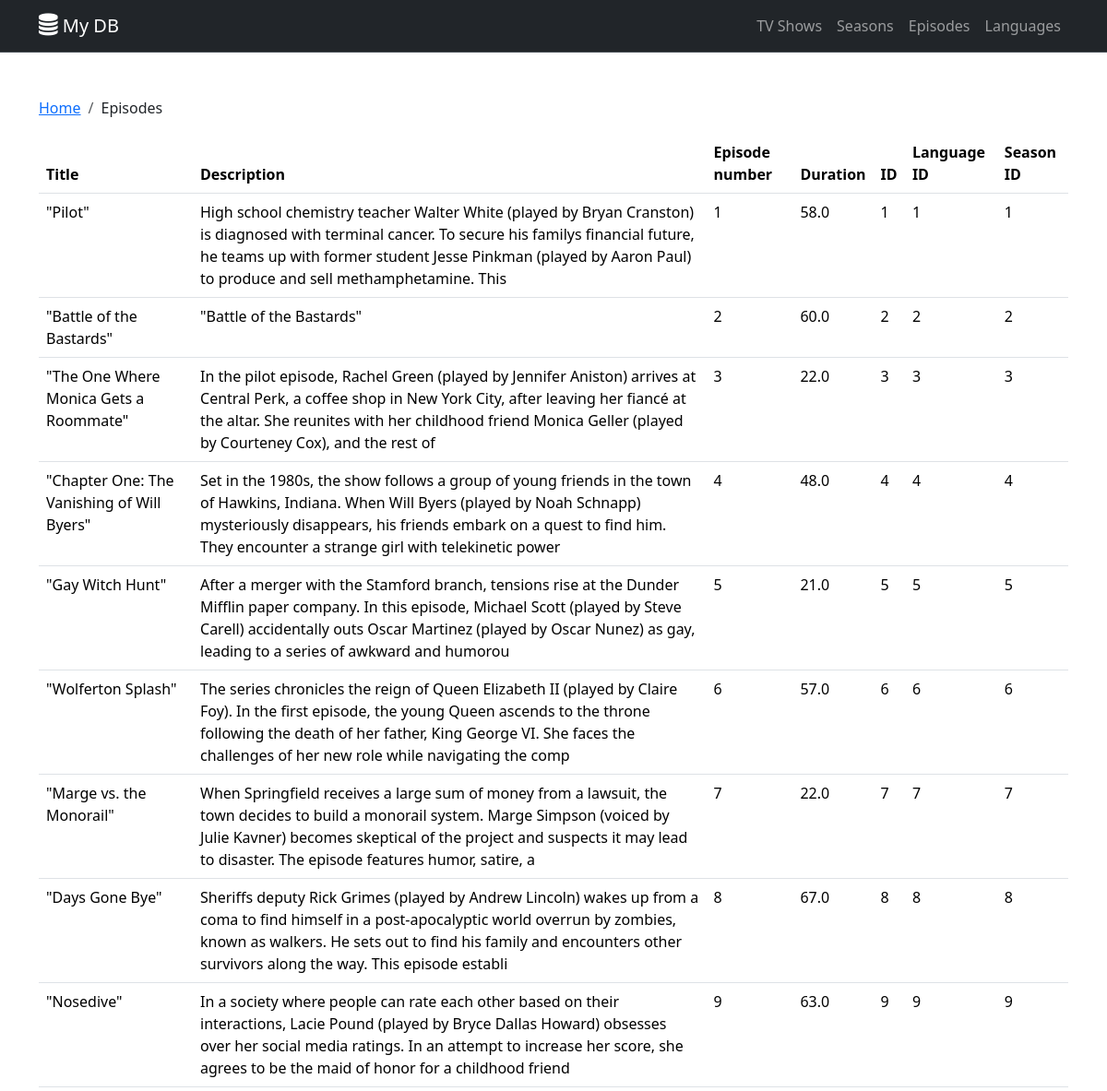
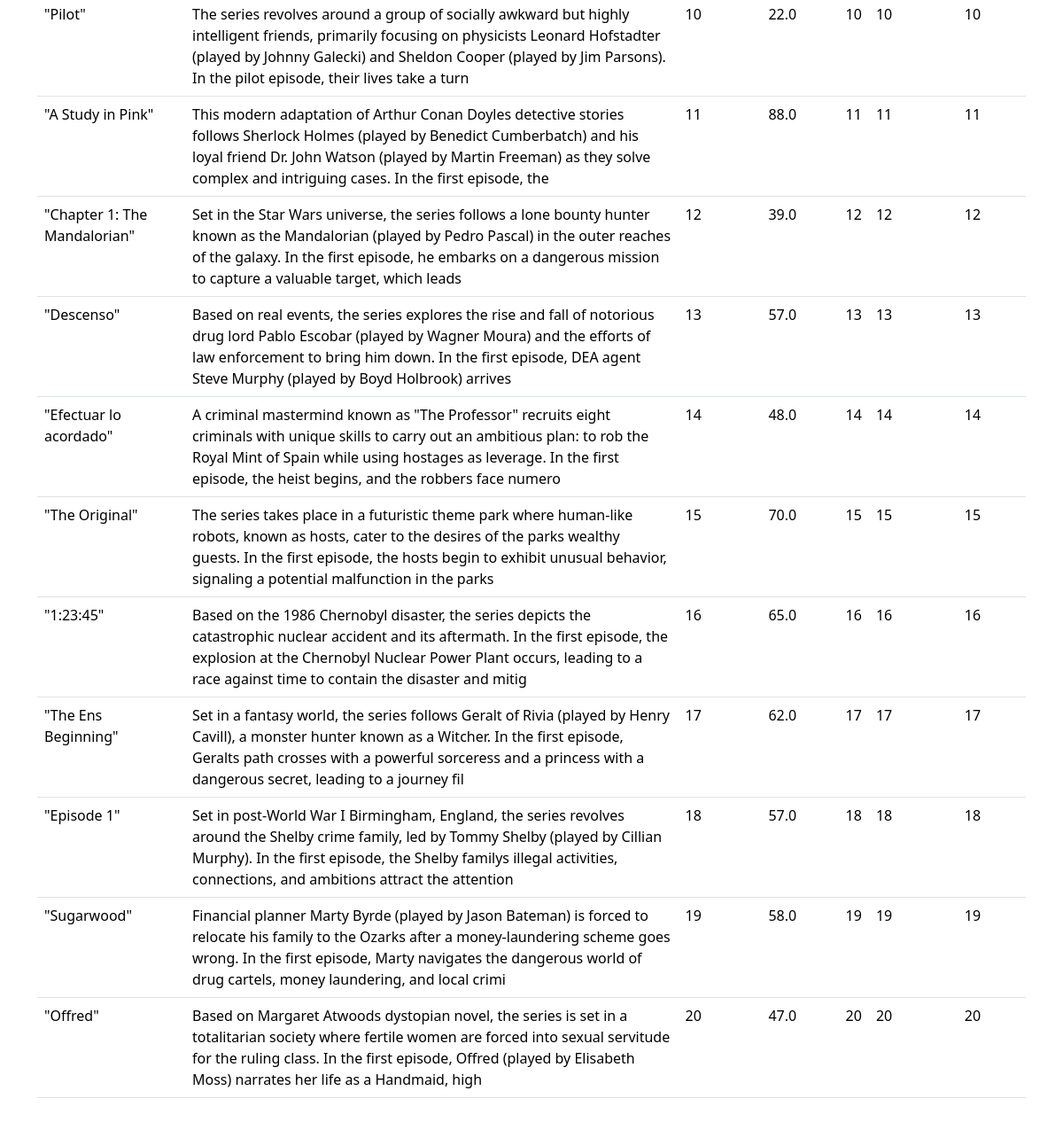
Screenshot of /episodes with the database file from the repository (2 pictures, top to bottom).
### tables this page shows
CREATE TABLE "episodes" (
  "title" varchar(255) NOT NULL,
  "description" varchar(255) NOT NULL,
  "episode_number" int(11) NOT NULL,
  "duration" double NOT NULL,
  "id_Episode" INTEGER PRIMARY KEY,
  "fk_Languageid_Language" int(11) NOT NULL,
  "fk_Seasonid_Season" int(11) NOT NULL,
  CONSTRAINT "goes" FOREIGN KEY ("fk_Languageid_Language") REFERENCES "languages" ("id_Language"),
  CONSTRAINT "has1" FOREIGN KEY ("fk_Seasonid_Season") REFERENCES "seasons" ("id_Season")
);

### src/app.py (the view)
@app.route("/episodes")
def episodes():
    episodes = Episodes()
    rows = episodes.get_all()
    return render_template("episodes.html", rows=rows)

### src/models/episodes.py (called while the page is built)
    def __enter__(self):
        self.connection = sqlite3.connect(self.db_path)
        self.cursor = self.connection.cursor()
        return self

    def __exit__(self, exc_type, exc_value, exc_traceback):
        self.cursor.close()
        self.connection.close()

    def execute_query(self, query: str, parameters: Tuple[Any, ...] = ()) -> List[Tuple[Any, ...]]:
        try:
            with self:
                self.cursor.execute(query, parameters)
                result = self.cursor.fetchall()
        except sqlite3.Error as e:
            print(f"Some error during query execution occurred: {e}")
            raise e
        return result

    def get_all(self) -> List[Tuple[Any, ...]]:
        query = "SELECT * FROM episodes"
        return self.execute_query(query)

### src/templates/episodes.html
{% extends "base.html" %}
{% block content %}
<ol class="breadcrumb">
    <li class="breadcrumb-item"><a href="/">Home</a></li>
    <li class="breadcrumb-item" aria-current="page">Episodes</li>
</ol>
<table class="table">
    <thead>
        <tr>
            <th>Title</th>
            <th>Description</th>
            <th>Episode number</th>
            <th>Duration</th>
            <th>ID</th>
            <th>Language ID</th>
            <th>Season ID</th>
        </tr>
    </thead>
    <tbody>
        {% for row in rows %}
        <tr>
            {% for element in row %}
                <td>{{ element }}</td>
            {% endfor %}
        </tr>
        {% endfor %}
    </tbody>
</table>
{% endblock %}

### rows the page displays
episodes: title "\"Pilot\"", description "High school chemistry teacher Walter White (played by Bryan Cranston) is diagnosed with terminal cancer. To secure his familys financial future, he teams up with former student Jesse Pinkman (played by Aaron Paul) to produce and sell methamphetamine. This", row "1" "1" "1" "1", duration "58.0"
episodes: title "\"Battle of the Bastards\"", description "\"Battle of the Bastards\"", row "2" "2" "2" "2", duration "60.0"
episodes: title "\"The One Where Monica Gets a Roommate\"", description "In the pilot episode, Rachel Green (played by Jennifer Aniston) arrives at Central Perk, a coffee shop in New York City, after leaving her fiancé at the altar. She reunites with her childhood friend Monica Geller (played by Courteney Cox), and the rest of", row "3" "3" "3" "3", duration "22.0"
episodes: title "\"Chapter One: The Vanishing of Will Byers\"", description "Set in the 1980s, the show follows a group of young friends in the town of Hawkins, Indiana. When Will Byers (played by Noah Schnapp) mysteriously disappears, his friends embark on a quest to find him. They encounter a strange girl with telekinetic power", row "4" "4" "4" "4", duration "48.0"
episodes: title "\"Gay Witch Hunt\"", description "After a merger with the Stamford branch, tensions rise at the Dunder Mifflin paper company. In this episode, Michael Scott (played by Steve Carell) accidentally outs Oscar Martinez (played by Oscar Nunez) as gay, leading to a series of awkward and humorou", row "5" "5" "5" "5", duration "21.0"
episodes: title "\"Wolferton Splash\"", description "The series chronicles the reign of Queen Elizabeth II (played by Claire Foy). In the first episode, the young Queen ascends to the throne following the death of her father, King George VI. She faces the challenges of her new role while navigating the comp", row "6" "6" "6" "6", duration "57.0"
episodes: title "\"Marge vs. the Monorail\"", description "When Springfield receives a large sum of money from a lawsuit, the town decides to build a monorail system. Marge Simpson (voiced by Julie Kavner) becomes skeptical of the project and suspects it may lead to disaster. The episode features humor, satire, a", row "7" "7" "7" "7", duration "22.0"
episodes: title "\"Days Gone Bye\"", description "Sheriffs deputy Rick Grimes (played by Andrew Lincoln) wakes up from a coma to find himself in a post-apocalyptic world overrun by zombies, known as walkers. He sets out to find his family and encounters other survivors along the way. This episode establi", row "8" "8" "8" "8", duration "67.0"
episodes: title "\"Nosedive\"", description "In a society where people can rate each other based on their interactions, Lacie Pound (played by Bryce Dallas Howard) obsesses over her social media ratings. In an attempt to increase her score, she agrees to be the maid of honor for a childhood friend", row "9" "9" "9" "9", duration "63.0"
episodes: title "\"Pilot\"", description "The series revolves around a group of socially awkward but highly intelligent friends, primarily focusing on physicists Leonard Hofstadter (played by Johnny Galecki) and Sheldon Cooper (played by Jim Parsons). In the pilot episode, their lives take a turn", row "10" "10" "10" "10", duration "22.0"
episodes: title "\"A Study in Pink\"", description "This modern adaptation of Arthur Conan Doyles detective stories follows Sherlock Holmes (played by Benedict Cumberbatch) and his loyal friend Dr. John Watson (played by Martin Freeman) as they solve complex and intriguing cases. In the first episode, the", row "11" "11" "11" "11", duration "88.0"
episodes: title "\"Chapter 1: The Mandalorian\"", description "Set in the Star Wars universe, the series follows a lone bounty hunter known as the Mandalorian (played by Pedro Pascal) in the outer reaches of the galaxy. In the first episode, he embarks on a dangerous mission to capture a valuable target, which leads", row "12" "12" "12" "12", duration "39.0"
episodes: title "\"Descenso\"", description "Based on real events, the series explores the rise and fall of notorious drug lord Pablo Escobar (played by Wagner Moura) and the efforts of law enforcement to bring him down. In the first episode, DEA agent Steve Murphy (played by Boyd Holbrook) arrives", row "13" "13" "13" "13", duration "57.0"
episodes: title "\"Efectuar lo acordado\"", description "A criminal mastermind known as \"The Professor\" recruits eight criminals with unique skills to carry out an ambitious plan: to rob the Royal Mint of Spain while using hostages as leverage. In the first episode, the heist begins, and the robbers face numero", row "14" "14" "14" "14", duration "48.0"
episodes: title "\"The Original\"", description "The series takes place in a futuristic theme park where human-like robots, known as hosts, cater to the desires of the parks wealthy guests. In the first episode, the hosts begin to exhibit unusual behavior, signaling a potential malfunction in the parks", row "15" "15" "15" "15", duration "70.0"
episodes: title "\"1:23:45\"", description "Based on the 1986 Chernobyl disaster, the series depicts the catastrophic nuclear accident and its aftermath. In the first episode, the explosion at the Chernobyl Nuclear Power Plant occurs, leading to a race against time to contain the disaster and mitig", row "16" "16" "16" "16", duration "65.0"
episodes: title "\"The Ens Beginning\"", description "Set in a fantasy world, the series follows Geralt of Rivia (played by Henry Cavill), a monster hunter known as a Witcher. In the first episode, Geralts path crosses with a powerful sorceress and a princess with a dangerous secret, leading to a journey fil", row "17" "17" "17" "17", duration "62.0"
episodes: title "\"Episode 1\"", description "Set in post-World War I Birmingham, England, the series revolves around the Shelby crime family, led by Tommy Shelby (played by Cillian Murphy). In the first episode, the Shelby familys illegal activities, connections, and ambitions attract the attention", row "18" "18" "18" "18", duration "57.0"
episodes: title "\"Sugarwood\"", description "Financial planner Marty Byrde (played by Jason Bateman) is forced to relocate his family to the Ozarks after a money-laundering scheme goes wrong. In the first episode, Marty navigates the dangerous world of drug cartels, money laundering, and local crimi", row "19" "19" "19" "19", duration "58.0"
episodes: title "\"Offred\"", description "Based on Margaret Atwoods dystopian novel, the series is set in a totalitarian society where fertile women are forced into sexual servitude for the ruling class. In the first episode, Offred (played by Elisabeth Moss) narrates her life as a Handmaid, high", row "20" "20" "20" "20", duration "47.0"
